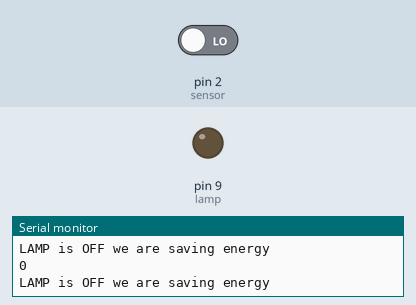
This sketch was run on a simulated Arduino Uno, built with avr-gcc and run on an emulated ATmega328P. Parts: output pins drawn as LEDs (lit = HIGH), the last lines printed to the serial monitor. The test bench sets the inputs (shaded band); at power-on: pin 2 (sensor) LOW.

Above: at 1.2 s.
1.3 s: pin 2 (sensor) driven HIGH
At 2.4 s:
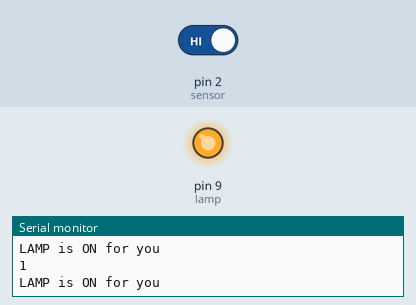
2.8 s: pin 2 (sensor) driven LOW
At 3.6 s:
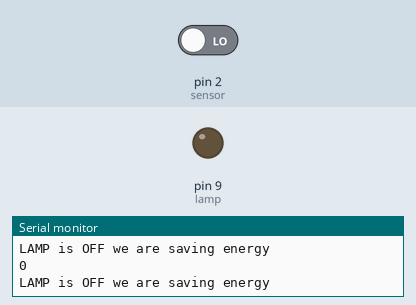
Timing chart, 0 to 5.8 s (numbered marks = the images above; inputs shaded):
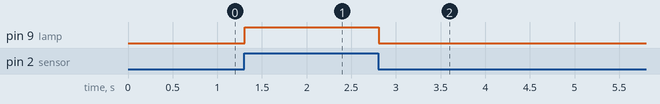

Measured:
- after the input at 1.3 s, pin 9 (lamp): LOW → HIGH at once
- after the input at 2.8 s, pin 9 (lamp): HIGH → LOW at once

The sketch:

Program.ino
```cpp
int lamp = 9; // for relay connected with lamp
int sensor =2 ; // for PIR sensor connected with uno

void setup()
{
  Serial.begin(9600);
  pinMode(lamp, OUTPUT);//lamp is output
  pinMode(sensor, INPUT); //PIR sensor is the input provided
}

void loop()
{
  int val=digitalRead(sensor);
  Serial.println(val);

    if (val==1) //if senses any movement
    {
          digitalWrite(lamp,1);//lamp will glow
          Serial.println("LAMP is ON for you");
    }
    else if (val==0)
    {
         digitalWrite(lamp,0);//lamp will be off if no movement
         Serial.println("LAMP is OFF we are saving energy");
    }
  delay(100);
}
```
